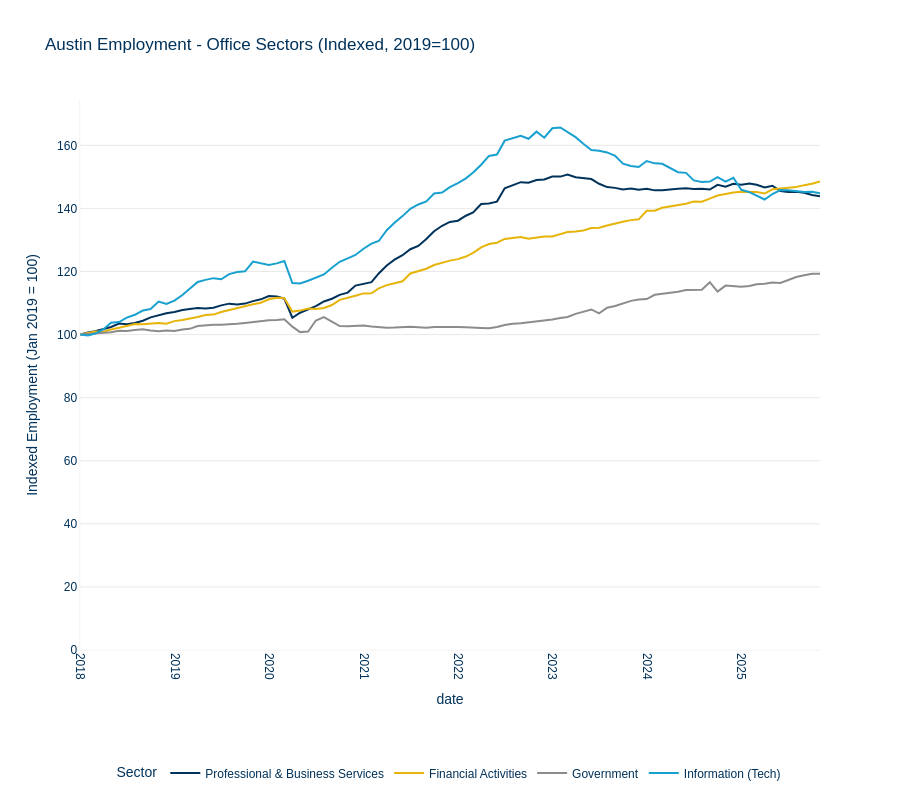

Notebook cell for this chart:
### Markdown cell above
## Chart 1: Austin Employment - Office Sectors

Tracks employment in office-related sectors:
- Professional & Business Services
- Financial Activities
- Government
- Information (Tech)

### Code cell
# Fetch employment data for office sectors
df_prof = fetch_fred_series('AUST448PBSV', 'Professional & Business Services')
df_fire = fetch_fred_series('AUST448FIRE', 'Financial Activities')
df_govt = fetch_fred_series('AUST448GOVT', 'Government')
df_info = fetch_fred_series('AUST448INFO', 'Information (Tech)')

# Only use data after 2018
df_prof = df_prof[df_prof['date'] >= '2018-01-01']
df_fire = df_fire[df_fire['date'] >= '2018-01-01']
df_govt = df_govt[df_govt['date'] >= '2018-01-01']
df_info = df_info[df_info['date'] >= '2018-01-01']

# Merge all series on date
df_office = df_prof.merge(df_fire, on='date', how='outer') \
                   .merge(df_govt, on='date', how='outer') \
                   .merge(df_info, on='date', how='outer')

# Index all series to start at 100 (first available value in each column)
indexed = df_office.copy()
for col in ['Professional & Business Services', 'Financial Activities', 'Government', 'Information (Tech)']:
    first_val = indexed[col].dropna().iloc[0]
    indexed[col] = (indexed[col] / first_val) * 100

# Convert to long format for plotting
df_office_long = indexed.melt(
    id_vars=['date'],
    var_name='Sector',
    value_name='Employment Index (Jan 2019 = 100)'
)

# Create chart
fig = aquila_styled_line_chart(
    df_office_long,
    x='date',
    y='Employment Index (Jan 2019 = 100)',
    color='Sector',
    title='Austin Employment - Office Sectors (Indexed, 2019=100)',
    height=800
)

fig.update_yaxes(rangemode='tozero', title='Indexed Employment (Jan 2019 = 100)')

# Save chart
fig.write_html('charts/austin_employment_office_sectors.html')
print("✓ Chart saved: austin_employment_office_sectors.html")

fig.show()
